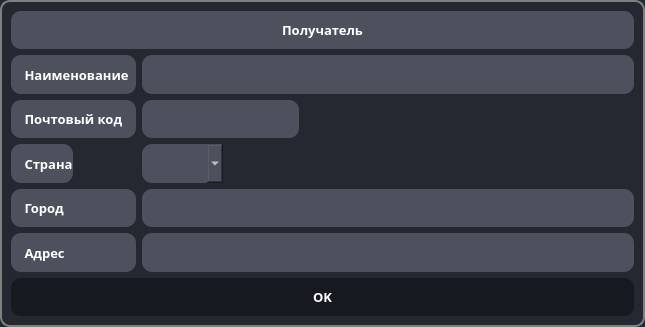
<?xml version="1.0" encoding="UTF-8"?>
<ui version="4.0">
 <class>consignor_destination</class>
 <widget class="QDialog" name="consignor_destination">
  <property name="geometry">
   <rect>
    <x>0</x>
    <y>0</y>
    <width>645</width>
    <height>327</height>
   </rect>
  </property>
  <property name="windowTitle">
   <string>Получатель CMR № </string>
  </property>
  <property name="styleSheet">
   <string notr="true">QDialog {
    
	background-color: rgb(35, 40, 49);
	border: 2px solid gray;
	border-radius: 10px;
    
    
}
QPushButton {
    background-color: rgb(22, 25, 31);
    color: white;
    font-size: 10pt;
    font-weight: 700;
    font-family: RussoOne-Regular;
	border: 1px;
	border-radius: 10px;
}

QPushButton:hover {
    background-color: #666;
}

QPushButton:pressed {
    background-color: #888;
}

QLabel {
    color: white;
    font-family: RussoOne-Regular;
    font-size: 10pt;
    font-weight: 600;
    background: rgb(76, 81, 93);
    min-width: 26ex;
    min-height: 4ex;
	border: 1px;
	border-radius: 10px;
    
}

QComboBox {
    color: white;
    font-family: RussoOne-Regular;
    font-size: 12pt;
    font-weight: 600;
    background: rgb(76, 81, 93);
    min-width: 26ex;
    min-height: 4ex;
    selection-background-color: rgb(39, 44, 54);
	border: 1px;
	border-radius: 10px;

}

QComboBox:editable {
    background: rgb(76, 81, 93);
}

QComboBox:on { 
    background: rgb(76, 81, 93);
}

QComboBox QAbstractItemView {
  color: white;
  background-color: rgb(76, 81, 93);
  
  selection-background-color: rgb(39, 44, 54);
}

QLineEdit {
    color: white;
    font-family: RussoOne-Regular;
    font-size: 14pt;
    font-weight: 600;
    background: rgb(76, 81, 93);
    border:1px;
	border-radius: 10px;
   
    

}</string>
  </property>
  <layout class="QGridLayout" name="gridLayout">
   <item row="5" column="0">
    <widget class="QLabel" name="label_3">
     <property name="sizePolicy">
      <sizepolicy hsizetype="Maximum" vsizetype="Expanding">
       <horstretch>0</horstretch>
       <verstretch>0</verstretch>
      </sizepolicy>
     </property>
     <property name="text">
      <string>    Страна</string>
     </property>
    </widget>
   </item>
   <item row="5" column="1">
    <widget class="QComboBox" name="cmb_country">
     <property name="sizePolicy">
      <sizepolicy hsizetype="Maximum" vsizetype="Preferred">
       <horstretch>0</horstretch>
       <verstretch>0</verstretch>
      </sizepolicy>
     </property>
    </widget>
   </item>
   <item row="1" column="1" colspan="4">
    <widget class="QLineEdit" name="lne_name">
     <property name="sizePolicy">
      <sizepolicy hsizetype="Preferred" vsizetype="Expanding">
       <horstretch>0</horstretch>
       <verstretch>0</verstretch>
      </sizepolicy>
     </property>
     <property name="font">
      <font>
       <family>RussoOne-Regular</family>
       <pointsize>12</pointsize>
       <weight>75</weight>
       <bold>true</bold>
      </font>
     </property>
     <property name="styleSheet">
      <string notr="true">QLineEdit {
    color: white;
    font-family: RussoOne-Regular;
    font-size: 12pt;
    font-weight: 600;
    background: rgb(76, 81, 93);
    border:1px;
   
    

}</string>
     </property>
     <property name="maxLength">
      <number>35</number>
     </property>
    </widget>
   </item>
   <item row="7" column="1" colspan="4">
    <widget class="QLineEdit" name="lne_adres">
     <property name="sizePolicy">
      <sizepolicy hsizetype="Preferred" vsizetype="Expanding">
       <horstretch>0</horstretch>
       <verstretch>0</verstretch>
      </sizepolicy>
     </property>
     <property name="styleSheet">
      <string notr="true">QLineEdit {
    color: white;
    font-family: RussoOne-Regular;
    font-size: 12pt;
    font-weight: 600;
    background: rgb(76, 81, 93);
    border:1px;
   
    

}</string>
     </property>
     <property name="maxLength">
      <number>35</number>
     </property>
    </widget>
   </item>
   <item row="8" column="0" colspan="5">
    <widget class="QPushButton" name="btn_ok">
     <property name="sizePolicy">
      <sizepolicy hsizetype="Preferred" vsizetype="Expanding">
       <horstretch>0</horstretch>
       <verstretch>0</verstretch>
      </sizepolicy>
     </property>
     <property name="text">
      <string>OK</string>
     </property>
    </widget>
   </item>
   <item row="1" column="0">
    <widget class="QLabel" name="lbl_name">
     <property name="sizePolicy">
      <sizepolicy hsizetype="Preferred" vsizetype="Expanding">
       <horstretch>0</horstretch>
       <verstretch>0</verstretch>
      </sizepolicy>
     </property>
     <property name="text">
      <string>    Наименование</string>
     </property>
    </widget>
   </item>
   <item row="0" column="0" colspan="5">
    <widget class="QLabel" name="label_2">
     <property name="sizePolicy">
      <sizepolicy hsizetype="Expanding" vsizetype="Expanding">
       <horstretch>0</horstretch>
       <verstretch>0</verstretch>
      </sizepolicy>
     </property>
     <property name="tabletTracking">
      <bool>true</bool>
     </property>
     <property name="contextMenuPolicy">
      <enum>Qt::DefaultContextMenu</enum>
     </property>
     <property name="text">
      <string>Получатель</string>
     </property>
     <property name="alignment">
      <set>Qt::AlignCenter</set>
     </property>
    </widget>
   </item>
   <item row="7" column="0">
    <widget class="QLabel" name="lbl_adres">
     <property name="sizePolicy">
      <sizepolicy hsizetype="Preferred" vsizetype="Expanding">
       <horstretch>0</horstretch>
       <verstretch>0</verstretch>
      </sizepolicy>
     </property>
     <property name="text">
      <string>    Адрес</string>
     </property>
    </widget>
   </item>
   <item row="4" column="1">
    <widget class="QLineEdit" name="lne_zipkod">
     <property name="sizePolicy">
      <sizepolicy hsizetype="Maximum" vsizetype="Preferred">
       <horstretch>0</horstretch>
       <verstretch>0</verstretch>
      </sizepolicy>
     </property>
     <property name="styleSheet">
      <string notr="true">QLineEdit {
    color: white;
    font-family: RussoOne-Regular;
    font-size: 12pt;
    font-weight: 600;
    background: rgb(76, 81, 93);
    border:1px;
   
    

}</string>
     </property>
     <property name="maxLength">
      <number>10</number>
     </property>
    </widget>
   </item>
   <item row="6" column="1" colspan="4">
    <widget class="QLineEdit" name="lne_city">
     <property name="sizePolicy">
      <sizepolicy hsizetype="Preferred" vsizetype="Expanding">
       <horstretch>0</horstretch>
       <verstretch>0</verstretch>
      </sizepolicy>
     </property>
     <property name="styleSheet">
      <string notr="true">QLineEdit {
    color: white;
    font-family: RussoOne-Regular;
    font-size: 12pt;
    font-weight: 600;
    background: rgb(76, 81, 93);
    border:1px;
   
    

}</string>
     </property>
     <property name="maxLength">
      <number>35</number>
     </property>
    </widget>
   </item>
   <item row="6" column="0">
    <widget class="QLabel" name="lbl_city">
     <property name="sizePolicy">
      <sizepolicy hsizetype="Preferred" vsizetype="Expanding">
       <horstretch>0</horstretch>
       <verstretch>0</verstretch>
      </sizepolicy>
     </property>
     <property name="text">
      <string>    Город</string>
     </property>
    </widget>
   </item>
   <item row="4" column="0">
    <widget class="QLabel" name="label_4">
     <property name="sizePolicy">
      <sizepolicy hsizetype="Maximum" vsizetype="Expanding">
       <horstretch>0</horstretch>
       <verstretch>0</verstretch>
      </sizepolicy>
     </property>
     <property name="text">
      <string>    Почтовый код    </string>
     </property>
    </widget>
   </item>
  </layout>
 </widget>
 <tabstops>
  <tabstop>lne_name</tabstop>
  <tabstop>lne_zipkod</tabstop>
  <tabstop>cmb_country</tabstop>
  <tabstop>lne_city</tabstop>
  <tabstop>lne_adres</tabstop>
  <tabstop>btn_ok</tabstop>
 </tabstops>
 <resources/>
 <connections/>
</ui>
